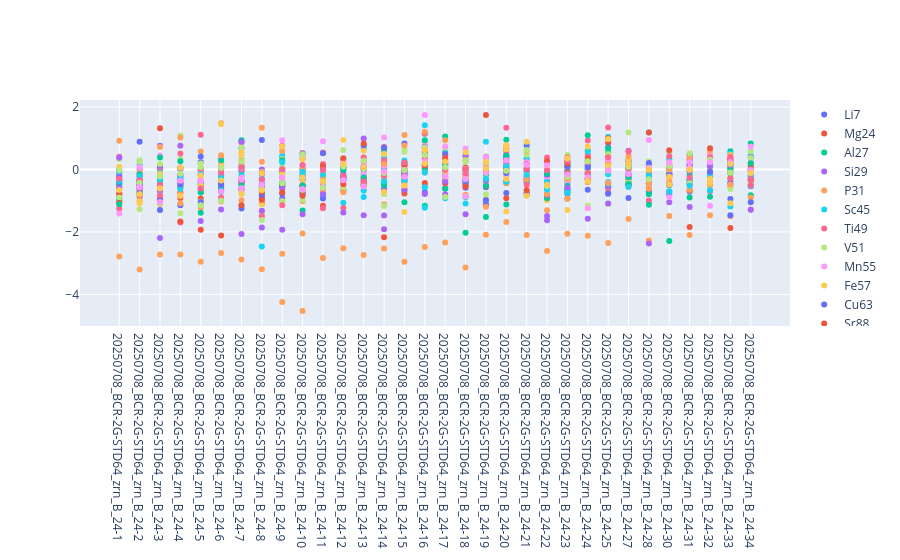

This figure's notebook cell:
### Code cell
# zscore, multi-element by analysis
# plotvar = '_zscore'
plotvar = '_zeta'

fig = go.Figure()
for el in trace_df.columns[trace_df.columns.str.contains(plotvar)]:
    fig.add_trace(go.Scatter(x = trace_df['Analysis_#'], y = trace_df[el], mode = 'markers', name = el.replace(plotvar, '')))
fig.show()
